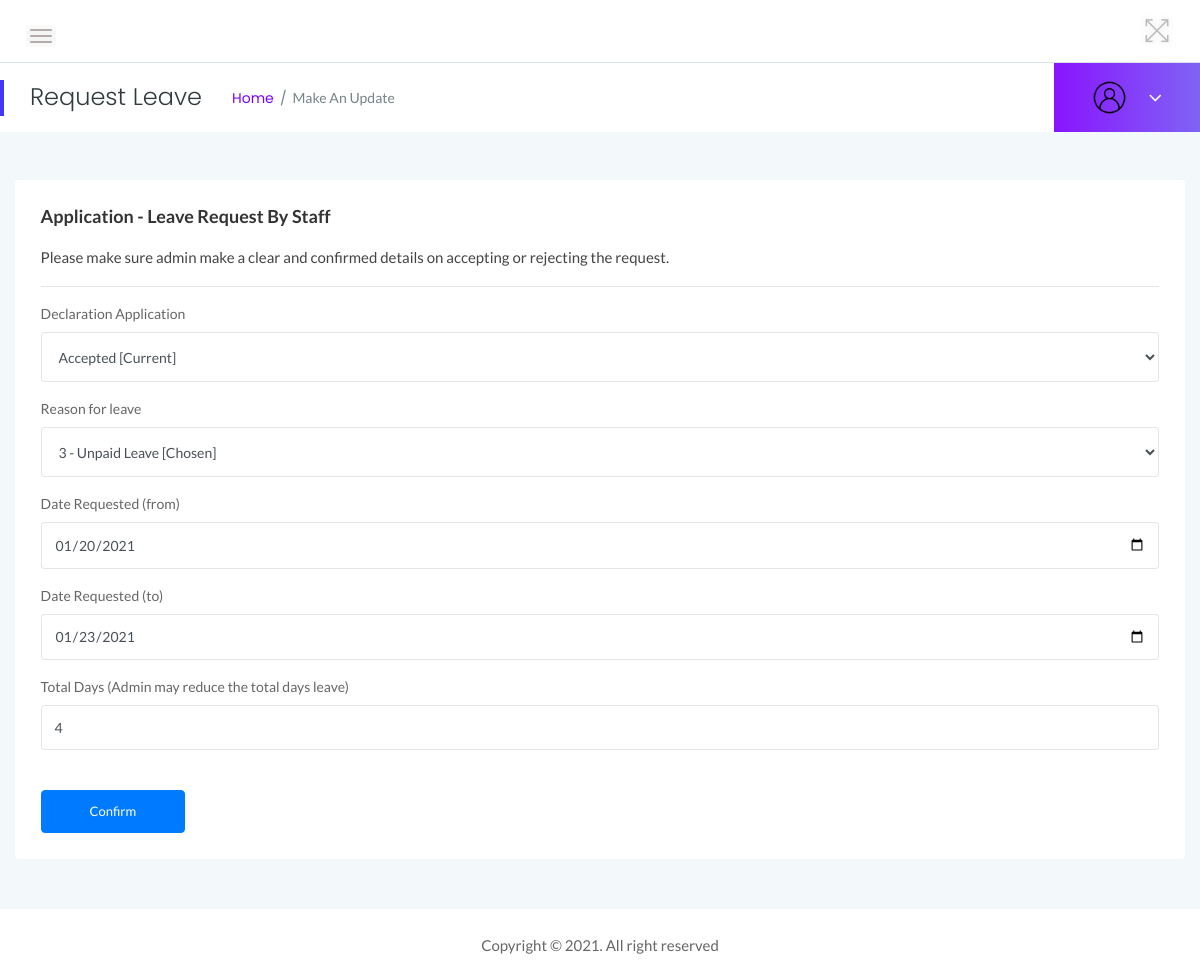
The app's page /admin-index.php?post_type=apply-details&submitted=none&id=1 with its own data.
### tables this page shows
CREATE TABLE `applyleave` (
  `applyId` int(11) NOT NULL,
  `apply_userId` int(11) NOT NULL,
  `apply_leaveRequestId` int(11) NOT NULL,
  `date_from` date NOT NULL,
  `date_to` date NOT NULL,
  `total_days` int(11) NOT NULL,
  `apply_status` varchar(50) NOT NULL,
  `createdOn` timestamp NOT NULL DEFAULT current_timestamp() ON UPDATE current_timestamp()
);

CREATE TABLE `leavereason` (
  `leaveId` int(11) NOT NULL,
  `leaveName` varchar(50) NOT NULL,
  `leaveCreatedOn` timestamp NOT NULL DEFAULT current_timestamp() ON UPDATE current_timestamp()
);

### admin-updateRequest.php (the view, shortened to what this page needs)
<?php
$sqlR = "SELECT user.*, applyleave.*, leavereason.* FROM applyleave JOIN user ON applyleave.apply_userId=user.userId JOIN leavereason ON applyleave.apply_leaveRequestId=leavereason.leaveId WHERE applyleave.applyId = '".$_REQUEST['id']."'";
  $outReq = mysqli_query($conn,$sqlR);
    ?>
            <div class="main-content-inner">
                <div class="row">
                    <div class="col-lg-6 col-ml-12">
                        <div class="row">
                            <div class="col-12 mt-5">
                                <div class="card">
                                    <div class="card-body">
                                        <h4 class="header-title">Application - Leave Request by Staff</h4>
                                        <p>Please make sure admin make a clear and confirmed details on accepting or rejecting the request.</p>
                                        <hr/>
                                        <?php while($row4 = mysqli_fetch_assoc($outReq)) { ?>
                                        <form action="" method="post">
                                            <div class="form-group">
                                            <label for="reasonLeave">Declaration Application</label>
                                                <select class="form-control" id="reasonLeave" name="status" value="<?php echo $row4['leaveId']?>" style="height: 50px">
                                                  <option><?php echo $row4['apply_status']?> [Current]</option>
                                                </select>
                                            </div>
                                            <div class="form-group">
                                            <label for="reasonLeave">Reason for leave</label>
                                                <select class="form-control" id="reasonLeave" name="reasonLeave" value="<?php echo $row4['leaveId']?>" style="height: 50px">
                                                  <option><?php echo $row4['leaveId']?> - <?php echo $row4['leaveName']?> [Chosen]</option>
                                                </select>
                                            </div>
                                            <div class="form-group">
                                                <label for="dateFrom">Date Requested (from)</label>
                                                <input type="date" class="form-control" id="dateFrom" value="<?php echo $row4['date_from']; ?>" name="dateFrom" required>
                                            </div>
                                            <div class="form-group">
                                                <label for="dateTo">Date Requested (to)</label>
                                                <input type="date" class="form-control" id="dateTo" value="<?php echo $row4['date_to']; ?>" name="dateTo" required>
                                            </div>
                                            <div class="form-group">
                                                <label for="totalDays">Total Days (Admin may reduce the total days leave)</label>
                                                <input type="text" class="form-control" id="totalDays" value="<?php echo $row4['total_days']; ?>" name="totalDays" required>
                                            </div>
                                            <button name="submit" class="btn btn-primary mt-4 pr-5 pl-5">Confirm</button>
                                        </form>
                                        <?php } ?>
                                    </div>
                                </div>
                            </div>
                        </div>
                    </div>
                </div>
            </div>

### records on screen
applyleave: status "Accepted [Current]", reasonLeave "3 - Unpaid Leave [Chosen]", dateFrom "01/20/2021", dateTo "01/23/2021", totalDays "4"

### other values on screen
$title "Request Leave"
